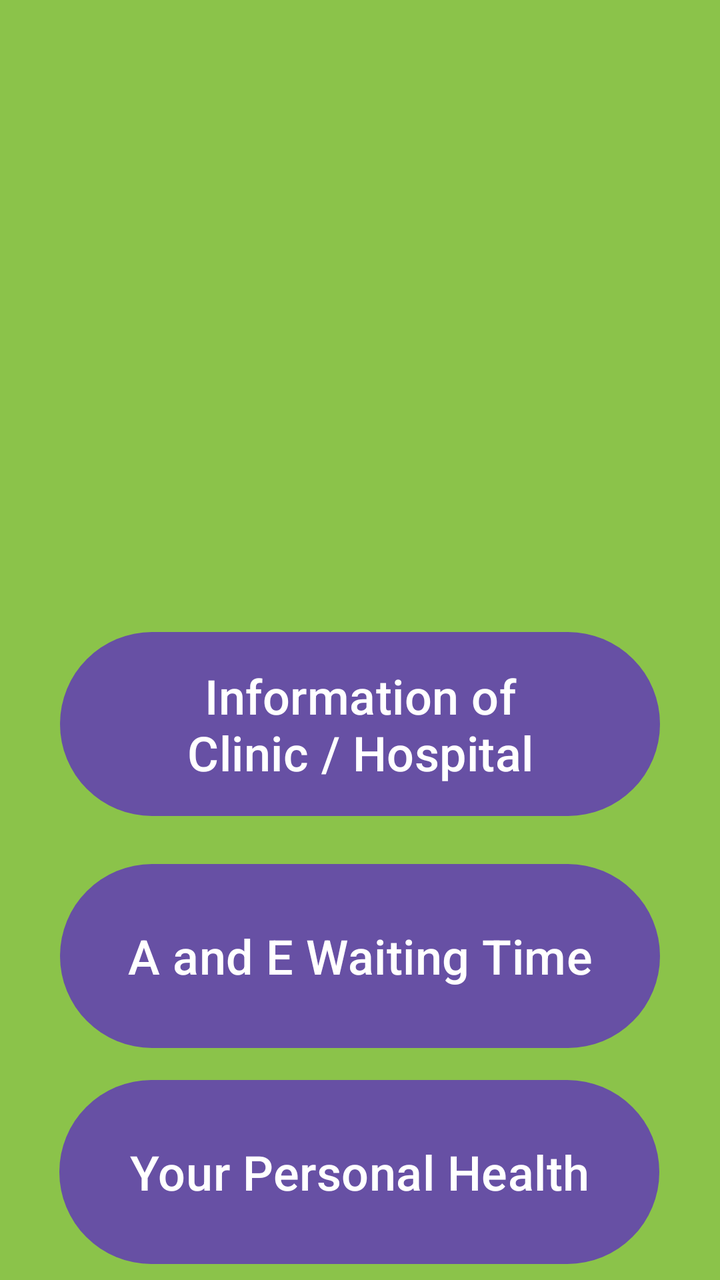
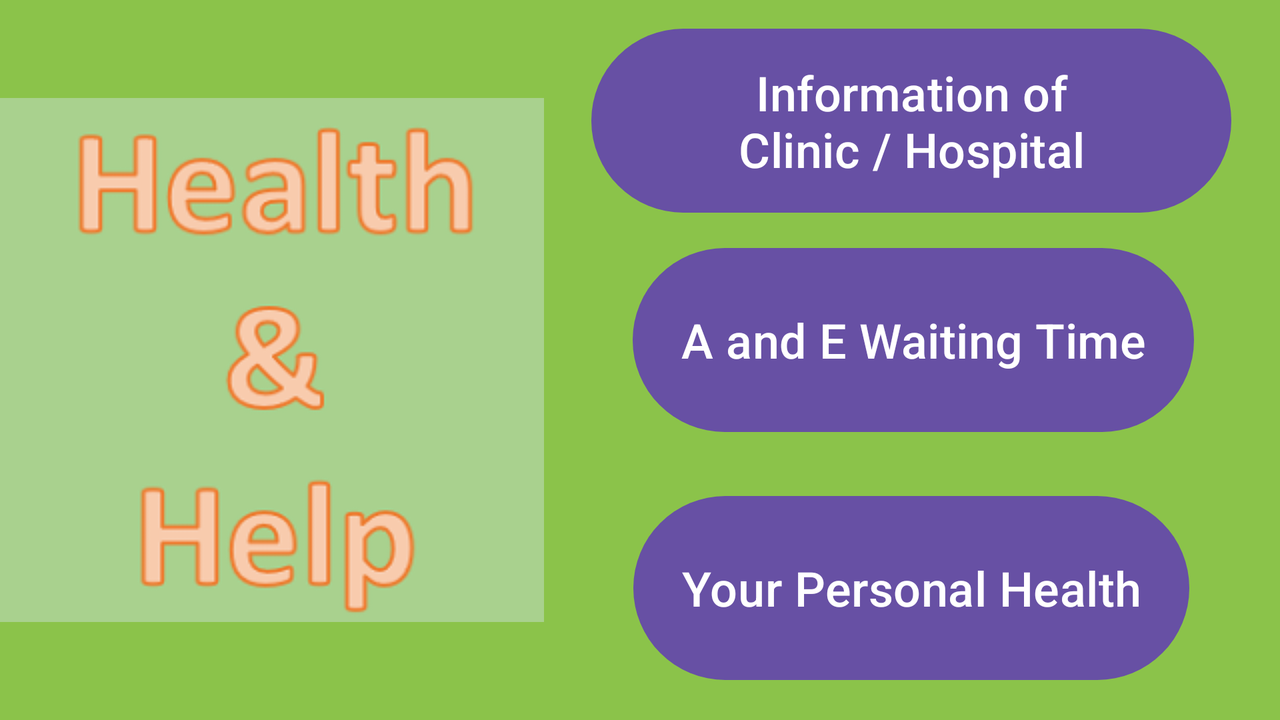

Two renders of one Android screen. The first uses the default layout on a phone; the second uses the alternative layout the repository ships for a different screen configuration, on a matching device. The two XML files are below.
<!-- AndroidManifest.xml: application theme Theme.VT6002C -->
<!-- res/layout/activity_main.xml -->
<?xml version="1.0" encoding="utf-8"?>
<androidx.constraintlayout.widget.ConstraintLayout xmlns:android="http://schemas.android.com/apk/res/android"
    xmlns:app="http://schemas.android.com/apk/res-auto"
    xmlns:tools="http://schemas.android.com/tools"
    android:layout_width="match_parent"
    android:layout_height="match_parent"
    android:background="#8BC34A"
    tools:context=".MainActivity">

    <ImageView
        android:id="@+id/imageView"
        android:layout_width="wrap_content"
        android:layout_height="wrap_content"
        app:layout_constraintBottom_toTopOf="@+id/hc_b"
        app:layout_constraintEnd_toEndOf="parent"
        app:layout_constraintHorizontal_bias="0.494"
        app:layout_constraintStart_toStartOf="parent"
        app:layout_constraintTop_toTopOf="parent"
        app:layout_constraintVertical_bias="0.722"
        app:srcCompat="@drawable/HH" />

    <Button
        android:id="@+id/hc_b"
        android:layout_width="300dp"
        android:layout_height="100dp"
        android:layout_marginBottom="16dp"
        android:text="Information of
        Clinic / Hospital"
        android:textSize="24sp"
        app:layout_constraintBottom_toTopOf="@+id/ae_b"
        app:layout_constraintEnd_toEndOf="parent"
        app:layout_constraintStart_toStartOf="parent" />

    <Button
        android:id="@+id/ae_b"
        android:layout_width="300dp"
        android:layout_height="100dp"
        android:layout_marginBottom="8dp"
        android:text="A and E Waiting Time"
        android:textSize="24sp"
        app:layout_constraintBottom_toTopOf="@+id/sh_b"
        app:layout_constraintEnd_toEndOf="parent"
        app:layout_constraintStart_toStartOf="parent" />

    <Button
        android:id="@+id/sh_b"
        android:layout_width="300dp"
        android:layout_height="100dp"
        android:layout_marginBottom="4dp"
        android:text="Your Personal Health"
        android:textSize="24sp"
        app:layout_constraintBottom_toBottomOf="parent"
        app:layout_constraintEnd_toEndOf="parent"
        app:layout_constraintHorizontal_bias="0.495"
        app:layout_constraintStart_toStartOf="parent" />
</androidx.constraintlayout.widget.ConstraintLayout>
<!-- resources referenced by this layout -->
<resources>
  <style name="Theme.VT6002C" parent="Base.Theme.VT6002C" />
  <style name="Base.Theme.VT6002C" parent="Theme.Material3.DayNight.NoActionBar">
          
          
      </style>
</resources>
<!-- res/layout-land/activity_main.xml (the repository's variant of the layout above) -->
<!-- drawn on the phone turned sideways -->
<?xml version="1.0" encoding="utf-8"?>
<androidx.constraintlayout.widget.ConstraintLayout xmlns:android="http://schemas.android.com/apk/res/android"
    xmlns:app="http://schemas.android.com/apk/res-auto"
    xmlns:tools="http://schemas.android.com/tools"
    android:layout_width="match_parent"
    android:layout_height="match_parent"
    android:background="#8BC34A"
    tools:context=".MainActivity">

    <LinearLayout
        android:layout_width="match_parent"
        android:layout_height="match_parent"
        android:layout_weight="1"
        android:orientation="horizontal">


        <ImageView
            android:id="@+id/imageView"
            android:layout_width="wrap_content"
            android:layout_height="match_parent"
            app:layout_constraintBottom_toTopOf="@+id/hc_b"
            app:layout_constraintEnd_toEndOf="parent"
            app:layout_constraintHorizontal_bias="0.494"
            app:layout_constraintStart_toStartOf="parent"
            app:layout_constraintTop_toTopOf="parent"
            app:layout_constraintVertical_bias="0.722"
            app:srcCompat="@drawable/hh" />

        <androidx.constraintlayout.widget.ConstraintLayout
            android:id="@+id/linearLayout"
            android:layout_width="match_parent"
            android:layout_height="match_parent"
            android:layout_weight="1">

            <Button
                android:id="@+id/hc_b"
                android:layout_width="wrap_content"
                android:layout_height="100dp"
                android:layout_marginBottom="4dp"
                android:text="Information of
        Clinic / Hospital"
                android:textSize="24sp"
                app:layout_constraintBottom_toTopOf="@+id/ae_b"
                app:layout_constraintEnd_toEndOf="parent"
                app:layout_constraintHorizontal_bias="0.494"
                app:layout_constraintStart_toStartOf="parent"
                app:layout_constraintTop_toTopOf="parent"
                app:layout_constraintVertical_bias="0.641" />

            <Button
                android:id="@+id/ae_b"
                android:layout_width="wrap_content"
                android:layout_height="100dp"
                android:layout_marginBottom="24dp"
                android:text="A and E Waiting Time"
                android:textSize="24sp"
                app:layout_constraintBottom_toTopOf="@+id/sh_b"
                app:layout_constraintEnd_toEndOf="parent"
                app:layout_constraintHorizontal_bias="0.507"
                app:layout_constraintStart_toStartOf="parent" />

            <Button
                android:id="@+id/sh_b"
                android:layout_width="wrap_content"
                android:layout_height="100dp"
                android:layout_marginBottom="16dp"
                android:text="Your Personal Health"
                android:textSize="24sp"
                app:layout_constraintBottom_toBottomOf="parent"
                app:layout_constraintEnd_toEndOf="parent"
                app:layout_constraintHorizontal_bias="0.496"
                app:layout_constraintStart_toStartOf="parent" />
        </androidx.constraintlayout.widget.ConstraintLayout>
    </LinearLayout>
</androidx.constraintlayout.widget.ConstraintLayout>
<!-- resources referenced by the variant -->
<!-- as the phone turned sideways resolves them -->
<resources>
  <!-- drawable hh: png bitmap (drawable, 20770 bytes) -->
  <style name="Theme.VT6002C" parent="Base.Theme.VT6002C" />
  <style name="Base.Theme.VT6002C" parent="Theme.Material3.DayNight.NoActionBar">
          
          
      </style>
</resources>
